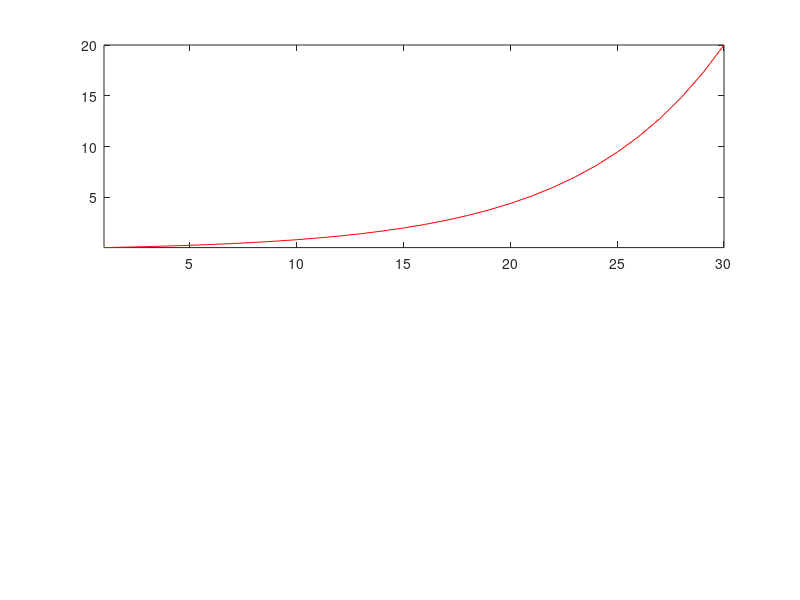

Here is the MATLAB script that generated this plot: (Note: this script raises an error after producing the figure.)
function data = fMRIFreqMagModel
% Model of Frequency magnification imaged using fMRI
% effect on stimulus spacing on recorded response compared to underlying
% spacing of neuron/voxel characterisic frequency spacing

%% Stimulus Properties
StimHighFreq = 12;
StimLowFreq = 0.25;
StimSteps = 10;

StimFreq = cell(1,3);
StimFreq {1,1} = logspace(log10(StimLowFreq),log10(StimHighFreq),StimSteps);
StimFreq {1,2}= linspace(StimLowFreq,StimHighFreq,StimSteps);    % frequencies of stimuli - 3D matrix for band limited noise
StimFreq {1,3}= linspace(lcfNErb(StimLowFreq),lcfNErb(StimHighFreq),StimSteps);
StimFreq {1,3}= lcfInvNErb(StimFreq{1,3});
StimLev = cell(1,3);
for n = 1:3
StimLev {1,n} = ones(size(StimFreq{1,n})); % Level of stimulus frequencies - can use to filter
end

%% Voxel Population Properties
% Auditory system properties
HighFreq = 20;  % Highest frequency of the system
LowFreq = 0.05; % Lowest frequency of the system
Gradient = 30; % length of gradient in mm
% Imaging Properties
Resolution = 1;  % resolution of imaging in mm
nVoxels = Gradient/Resolution; % number of voxels

% Spacing Properites
C = 0.06; % constant scaling for voxel tuning width
VoxelProp = VoxelProperties(LowFreq,HighFreq,nVoxels,C,@lcfNErb,@lcfInvNErb,@lcfErb);

%% fMRI response data
fMRIdata = cell(1,3);
data.MeasuredVoxFreqC = cell(1,3);
for n = 1:3
fMRIdata {1,n} = zeros(length(StimFreq{1,n}),length(VoxelProp.VmagScale)); % create matrix to fill with loop - x =number of stimulus y = number of voxels
for i = 1:length(StimFreq{1,n})
fMRIdata{1,n}(i,:) = HDresponse(StimFreq{1,n}(i),StimLev{1,n}(i),VoxelProp.VFreqC,VoxelProp.p);
%fMRI data = StimFreq(10),VoxPos(30)
end
%% weight average response for each voxel in stimuli domain (stimuli domain because stimuli ID used for calulation)
data.MeasuredVoxFreqC {1,n}= zeros(nVoxels,1);
for i = 1:nVoxels
data.MeasuredVoxFreqC{1,n}(i) = sum((StimFreq{1,n}'.*fMRIdata{1,n}(:,i)))./sum(fMRIdata{1,n}(:,i));
end
data.MeasuredVoxFreqC{1,n}(isnan(data.MeasuredVoxFreqC{1,n})) = 0 ;
end
%% plot Voxel characterisic frequencies
figure
subplot(2,1,1); 
plot (1:nVoxels,VoxelProp.VFreqC, 'r'), axis tight
hold on
plot (data.MeasuredVoxFreqC, 'b','LineWidth',2),set(gca,'YScale','log'), xlabel('Frequency Gradient (mm)'), ylabel('Characterisic Frequency (kHz)')
hleg1 = legend('Actual','Measured','Location','SouthEastOutside');

subplot(2,1,2); 
scatter (1:nVoxels,VoxelProp.VFreqC, 'r'), axis tight
hold on
scatter (1:nVoxels,data.MeasuredVoxFreqC, 'b','MarkerFaceColor','b'),set(gca,'YScale','log'), xlabel('Frequency Gradient (mm)'), ylabel('Characterisic Frequency (kHz)'),legend('Actual','Measured','Location','SouthEastOutside')

% plot (fMRIdata)

end
function Response = HDresponse (StimF,StimLev,VoxelFreqC,p)
StimInt = 10.^(StimLev/10);
Int = zeros(1,length(VoxelFreqC)); % Response intensity for each Voxel
for I = 1:length(VoxelFreqC)
    for II = 1:length(StimF)
        g = abs((StimF(II)-VoxelFreqC(I))/VoxelFreqC(I));
        fw=(1+(p(I)*g)).*exp(-p(I)*g); %Two parameter roex
        Int(I) = Int(I)+fw*StimInt(II);
    end
end
Response = 10*log10(max(Int,1)); % Threshold intensity response and convert to dB

end
function VoxelProp = VoxelProperties(LowFreq,HighFreq,nVoxels,C,magDomain,magScale2F,magFilterWidth)
VoxelProp.VmagScale = linspace(magDomain(LowFreq),magDomain(HighFreq),nVoxels); % Linearly space in magnification scale domain (ERB, FS, LOG, LIN)
VoxelProp.VFreqC = magScale2F(VoxelProp.VmagScale);   % Voxel Characterisic Frequency - Convert maginification scale values to frequency values (kHz)
VoxelProp.VTuningWidth = magFilterWidth(VoxelProp.VFreqC); % Voxel frequency tuning width for each Voxel Charactersic Frequency (for each voxel)(Bandwidth in?)
VoxelProp.p = C*4*VoxelProp.VFreqC./VoxelProp.VTuningWidth; % Filter coefficient of each Voxel
end
function erb = lcfErb(f)
% ***** lcfErb *****
% ERBs as per Glasberg and Moore (1990);
A = 24.7/1000; B = 4.37;
erb = A*(B*f+1);
end
function nerb = lcfNErb(f)
% ***** lcfNErb *****
% Converts frequency to ERB number;
A = 24.7/1000; B = 4.37;
nerb = 1/(A*B)*log(B*f+1);
end
function f = lcfInvNErb(nerb)
% ***** lcfInvNErb *****
% Converts ERB number to frequency;
A = 24.7/1000; B = 4.37;
f = 1/B*(exp(A*B*nerb)-1);
end